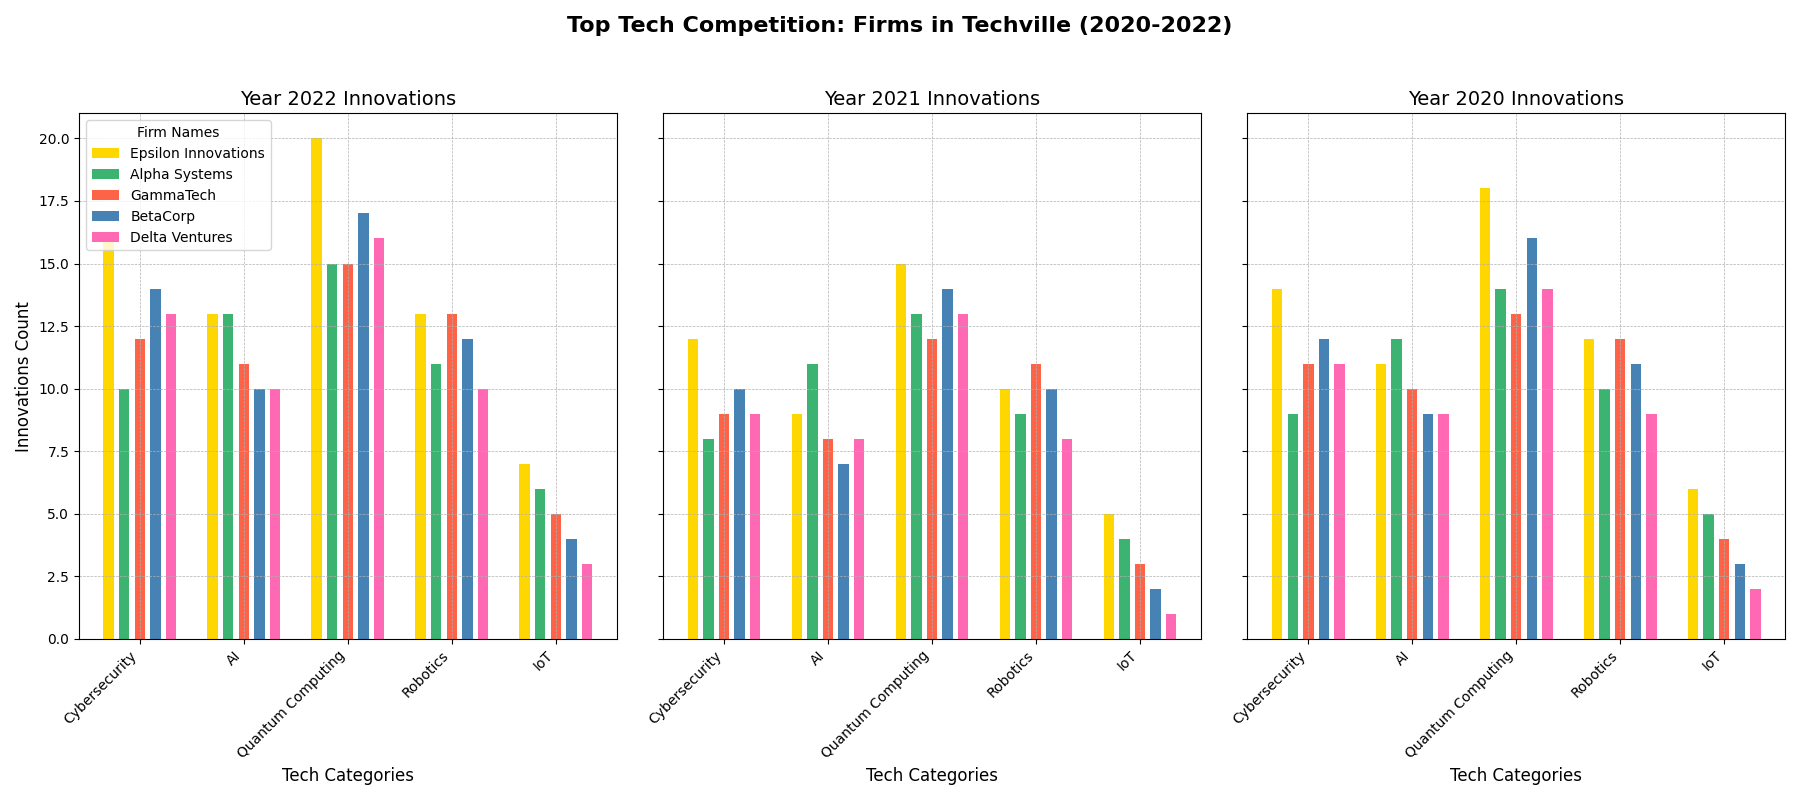

The Python source for this figure:
import matplotlib.pyplot as plt
import numpy as np

companies = ['Epsilon Innovations', 'Alpha Systems', 'GammaTech', 'BetaCorp', 'Delta Ventures']
years = ['2022', '2021', '2020']  # Changed order to match the new subplot arrangement
categories = ['Cybersecurity', 'AI', 'Quantum Computing', 'Robotics', 'IoT']

innovations = np.array([
    [12, 9, 15, 10, 5],    
    [8, 11, 13, 9, 4],     
    [9, 8, 12, 11, 3],     
    [10, 7, 14, 10, 2],    
    [9, 8, 13, 8, 1],      
    [14, 11, 18, 12, 6],   
    [9, 12, 14, 10, 5],    
    [11, 10, 13, 12, 4],   
    [12, 9, 16, 11, 3],    
    [11, 9, 14, 9, 2],     
    [16, 13, 20, 13, 7],   
    [10, 13, 15, 11, 6],   
    [12, 11, 15, 13, 5],   
    [14, 10, 17, 12, 4],   
    [13, 10, 16, 10, 3]    
])

fig, axes = plt.subplots(1, 3, figsize=(18, 8), sharey=True)

colors = ['#FFD700', '#3CB371', '#FF6347', '#4682B4', '#FF69B4']

# We change the order of the innovations slice assignment to match the new subplot order.
year_indices = [2, 0, 1]  # New order corresponding to indices of years: 2022, 2021, 2020

for i, ax in enumerate(axes):
    year_data = innovations[year_indices[i] * len(companies):(year_indices[i] + 1) * len(companies)]
    x = np.arange(len(categories))
    
    for j in range(len(companies)):
        ax.bar(x + j * 0.15, year_data[j], width=0.1, color=colors[j], align='center', label=companies[j] if i == 0 else "")
    
    ax.set_title(f"Year {years[i]} Innovations", fontsize=14)
    ax.set_xlabel("Tech Categories", fontsize=12)
    ax.set_xticks(x + 0.3)
    ax.set_xticklabels(categories, rotation=45, ha='right')
    ax.grid(True, linestyle='--', linewidth=0.5)

axes[0].set_ylabel("Innovations Count", fontsize=12)

axes[0].legend(loc='upper left', fontsize=10, title='Firm Names')

fig.suptitle("Top Tech Competition: Firms in Techville (2020-2022)", fontsize=16, fontweight='bold')

plt.tight_layout(rect=[0, 0, 1, 0.95])
plt.show()
